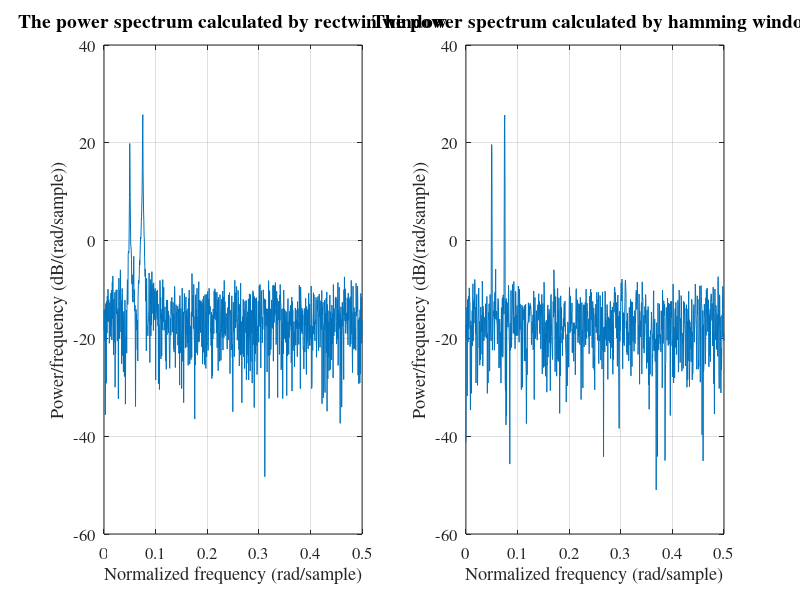

The MATLAB script that drew this image:
fs = 1000; % Sampling 
w1 = 100 * pi; 
w2 = 150 * pi; 
t = 0:1/fs:2-1/fs; % Time vector

% Generate the signal
X_t = sin(w1*t) + 2*cos(w2*t);
sigma2 = 0.1;
N_t = sqrt(sigma2) * randn(size(t));
x = X_t + N_t;

% Plot the signal
subplot(1,2,1)
periodogram(x,rectwin(length(x))); % rectangle window
set(get(gca,'title'),'FontSize',10,'FontName','Times New Roman');
set(gca,'fontsize',12,'fontname','times');
xlabel('Normalized frequency (rad/sample)')
ylabel('Power/frequency (dB/(rad/sample))')
title('The power spectrum calculated by rectwin window','fontsize',14);

subplot(1,2,2)
periodogram(x,hamming(length(x))); % hamming window
set(get(gca,'title'),'FontSize',10,'FontName','Times New Roman');
set(gca,'fontsize',12,'fontname','times');
xlabel('Normalized frequency (rad/sample)')
ylabel('Power/frequency (dB/(rad/sample))')
title('The power spectrum calculated by hamming window','fontsize',14);
